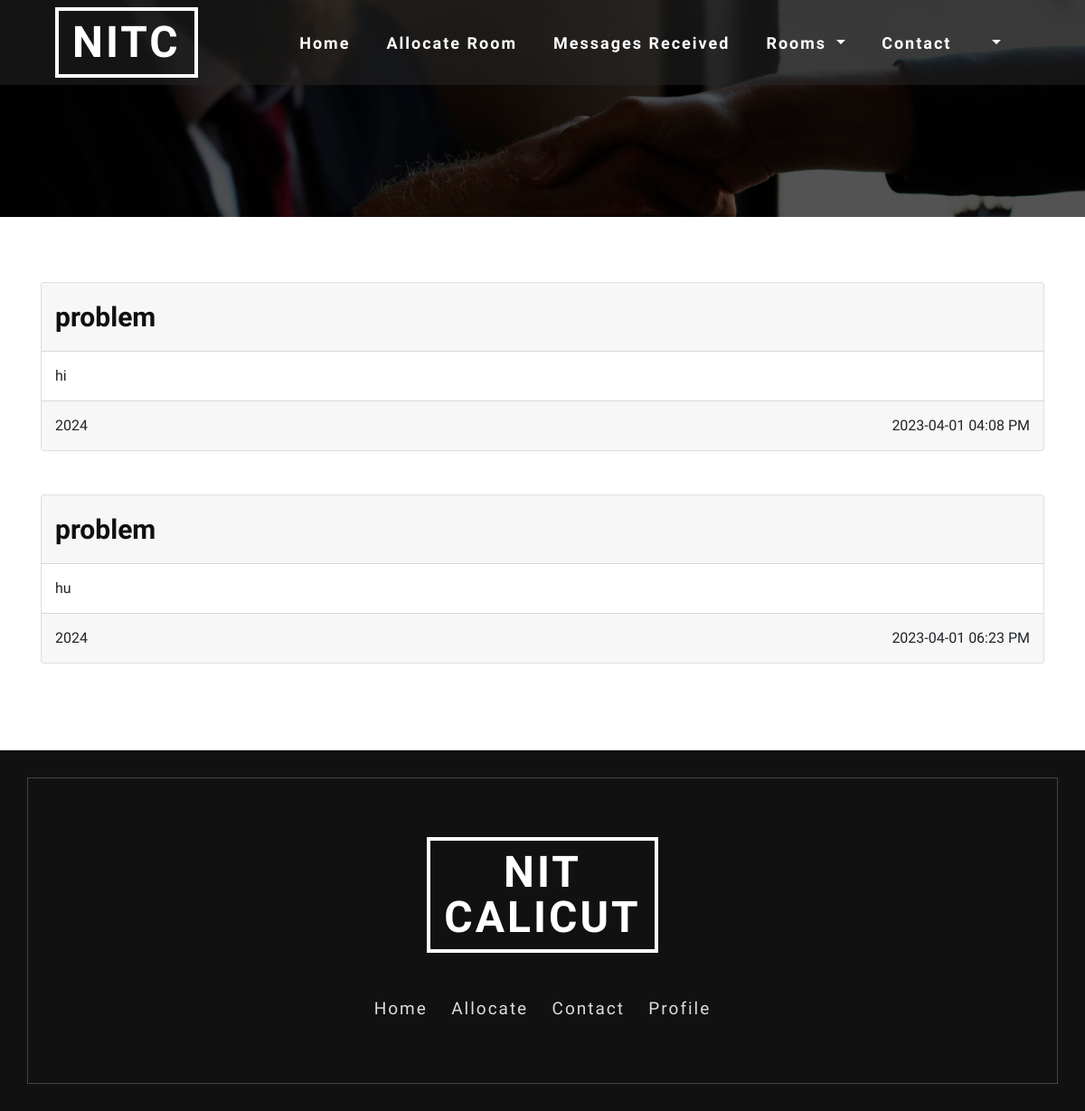
/message_hostel_manager.php, run on the app's committed database.
### tables this page shows
CREATE TABLE `message` (
  `msg_id` int(10) NOT NULL,
  `sender_id` varchar(255) DEFAULT NULL,
  `receiver_id` varchar(255) DEFAULT NULL,
  `hostel_id` int(10) DEFAULT NULL,
  `subject_h` varchar(255) DEFAULT NULL,
  `message` varchar(255) DEFAULT NULL,
  `msg_date` varchar(255) DEFAULT NULL,
  `msg_time` varchar(255) DEFAULT NULL
);

### message_hostel_manager.php (the view, shortened to what this page needs)
<?php
  require 'includes/config.inc.php';
?>
<!DOCTYPE html>
<html lang="en">
<head>
	<link rel="stylesheet" href="web_home/css_home/bootstrap.css">
	<link rel="stylesheet" href="web_home/css_home/style.css" type="text/css" media="all" />
	<link rel="stylesheet" href="web_home/css_home/fontawesome-all.css">
</head>
<body>
<div class="inner-page-banner" id="home">
	<header>
		<div class="container agile-banner_nav">
			<nav class="navbar navbar-expand-lg navbar-light bg-light">
				<h1><a class="navbar-brand" href="home_manager.php">NITC <span class="display"></span></a></h1>
				<div class="collapse navbar-collapse justify-content-center" id="navbarSupportedContent">
					<ul class="navbar-nav ml-auto">
						<li class="nav-item">
							<a class="nav-link" href="home_manager.php">Home <span class="sr-only">(current)</span></a>
						</li>
						<li class="nav-item">
						<a class="nav-link" href="allocate_room.php">Allocate Room</a>
					</li>
					<li class="nav-item">
						<a class="nav-link" href="message_hostel_manager.php">Messages Received</a>
					</li>
					<li class="dropdown nav-item">
						<a href="#" class="dropdown-toggle nav-link" data-toggle="dropdown">Rooms
						</a>
					</li>
					<li class="nav-item">
						<a class="nav-link" href="contact_manager.php">Contact</a>
					</li>
					<li class="dropdown nav-item">
						<a href="#" class="dropdown-toggle nav-link" data-toggle="dropdown"><?php echo $_SESSION['username']; ?>
						</a>
					</li>
					</ul>
				</div>
			</nav>
		</div>
	</header>
</div>
<br><br><br>
<?php
    $hostel_man_id = $_SESSION['hostel_man_id'];
    $query = "SELECT * FROM Message WHERE receiver_id ='$hostel_man_id'";
    $result = mysqli_query($conn,$query);
    while ($row = mysqli_fetch_assoc($result)){
          ?>
    <div class="container">
      <div class="card">
      <div class="card-header"><b><?php echo $row['subject_h']; ?></b></div>
      <div class="card-body"><?php echo $row['message']; ?></div>
      <div class="card-footer"><?php echo $row['sender_id'] ?><span style="float: right"><?php echo $row['msg_date']." ".$row['msg_time']; ?></span></div>
  </div>
</div>
<br><br>
    <?php
    }
?>
<br>
<br>
<footer class="py-5">
	<div class="container py-md-5">
		<div class="footer-logo mb-5 text-center">
			<a class="navbar-brand" href="http://www.nitc.ac.in/" target="_blank">NIT <span class="display"> CALICUT</span></a>
		</div>
		<div class="footer-grid">
			<div class="list-footer">
				<ul class="footer-nav text-center">
					<li>
						<a href="home_manager.php">Home</a>
					</li>
					<li>
						<a href="allocate_room.php">Allocate</a>
					</li>
					<li>
						<a href="contact_manager.php">Contact</a>
					</li>
					<li>
						<a href="admin/manager_profile.php">Profile</a>
					</li>
				</ul>
			</div>
		</div>
	</div>
</footer>
</body>
</html>

### web_home/css_home/style.css (style rules this page uses)
body { padding:0; margin:0; position:relative; font-family: 'Poiret One', cursive; }
body a { transition:0.5s all; -webkit-transition:0.5s all; -moz-transition:0.5s all; -o-transition:0.5s all; -ms-transition:0.5s all; }
h1,h2,h3,h4,h5,h6 { margin:0; }
ul { margin:0; padding:0; }
header { position: absolute; z-index: 9; width: 100%; background: rgba(37, 37, 37, 0.54); }
.bg-light { background-color: transparent !important; }
h1 { font-size: inherit; }
.navbar-nav > li { margin-right: 1.5em; }
.navbar-light .navbar-nav .nav-link { color: #fff; font-size: 18px; font-weight: 700; letter-spacing: 2px; }
.navbar-light .navbar-brand { color: #fff; font-size: 3em; text-decoration: none; border: 4px solid #fff; text-transform: uppercase; font-weight: 700; margin: 0; text-align: center; letter-spacing: 3px; padding: 10px 15px; line-height: 50px; }
.navbar-brand span { display: block; }
.card-body { padding: 12px; }
.card-header { padding: 0; color: #0e0f10; }
footer { background: #111; position: relative; z-index: 1; }
footer:after { position: absolute; content: ''; left: 30px; right: 30px; bottom: 30px; top: 30px; border: 1px solid #444; z-index: -1; }
.footer-logo a.navbar-brand { color: #fff; font-size: 3em; text-decoration: none; border: 4px solid #fff; text-transform: uppercase; font-weight: 700; margin: 0; letter-spacing: 3px; padding: 10px 15px; line-height: 50px; }
.footer-nav li { list-style-type: none; display: inline-block; margin: 0px .7em; border-bottom: 2px solid rgba(226, 222, 222, 0); }
ul.footer-nav li a { color: #ddd; font-size: 19px; letter-spacing: 2px; display: inline-block; }
.inner-page-banner { background: url(../images/1.jpg) no-repeat center; height: 20vw; background-size: cover; }

### message_hostel_manager.php (style rules this page uses)
.card-header { padding: 15px; font-size: 30px; }
.card-body { padding: 15px; }
.card-footer { text-align: left; padding: 15px; }

### data on the page
message: subject_h "problem", message "hi", sender "2024", msg_date "2023-04-01", msg_time "04:08 PM"
message: subject_h "problem", message "hu", sender "2024", msg_date "2023-04-01", msg_time "06:23 PM"
